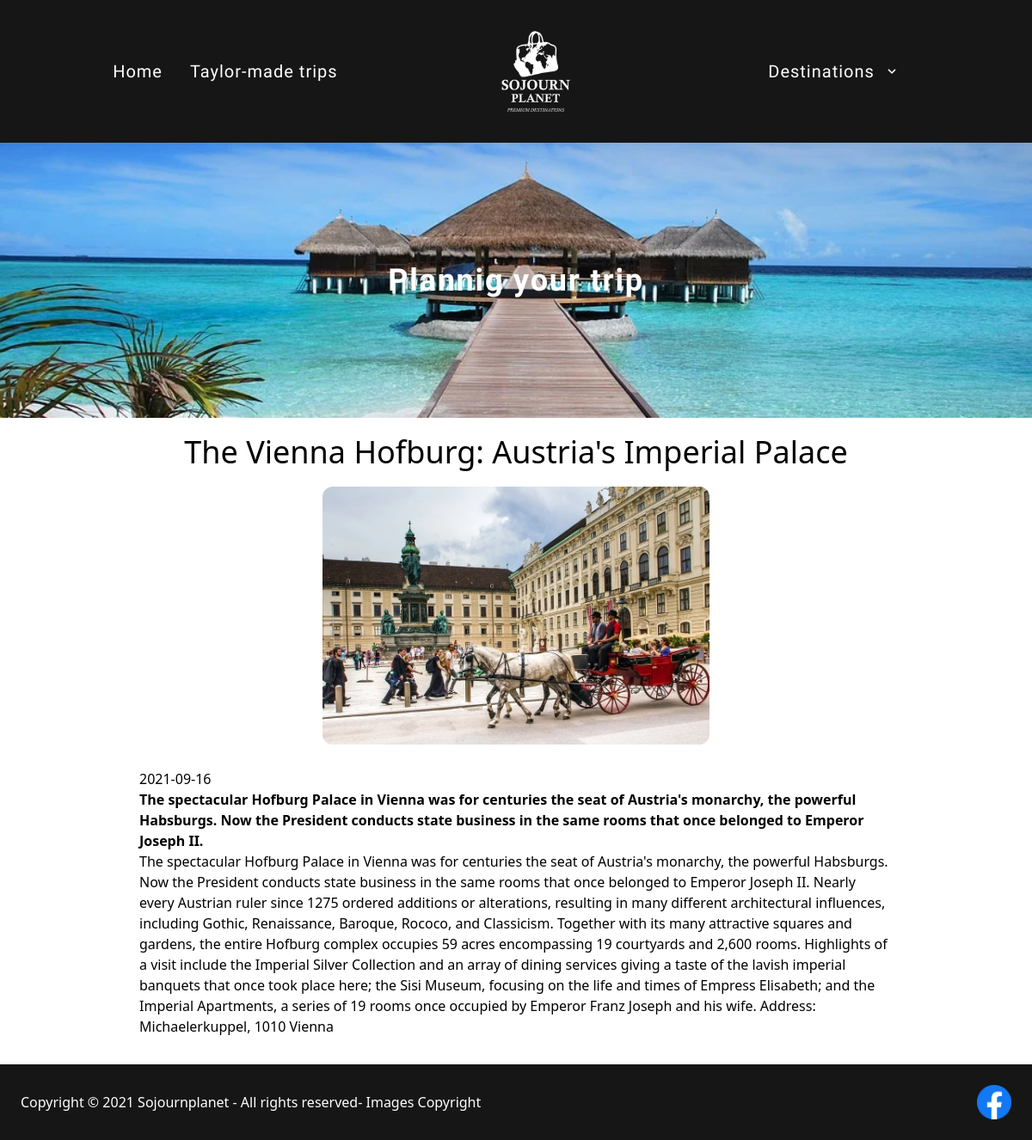
/Post.php?id=1, run on the app's committed database.
### tables this page shows
CREATE TABLE `posts` (
  `id` int(11) NOT NULL,
  `title` varchar(255) NOT NULL,
  `extract` text NOT NULL,
  `body` text NOT NULL,
  `image` varchar(255) NOT NULL,
  `destination_id` int(11) NOT NULL,
  `country_id` int(11) NOT NULL,
  `category_id` int(11) NOT NULL,
  `region_id` int(11) DEFAULT NULL,
  `date` date NOT NULL
);

### config/db.php (called while the page is built)
<?php
	class Connect
	{
		public static function connection(){
			$cnx = new mysqli('localhost', 'root', '', 'travel');
			$cnx->set_charset("utf8");
			return $cnx;
		}
	}
?>

### models/Post.php (called while the page is built, shortened)
<?php
class Post extends Connect{
    private $db;
    public function __construct(){
		$this->db = Connect::connection();
	}
    public function get_post($id) {
		$sql="SELECT * FROM posts WHERE id=".$id;
		$query = $this->db->query($sql);
		$row = $query->fetch_assoc();
		return $row;
    }
}

### Post.php (the view)
<?php include 'templates/header.php';?>
<div class="container w-3/4 mx-auto mt-5">
<div class="flex flex-col justify-start">
<?php
            require 'models/Post.php';
            $id = $_GET['id'];
            $posts = new Post();
            $post = $posts->get_post($id); ?>
             <h1 class="mb-5 text-4xl text-center"><?php echo $post['title'];?></h1>
             <img src="img/<?php echo $post['image'];?>" class="w-1/2 mx-auto rounded-xl" alt="...">
             <div class="flex flex-col justify-start p-3 mt-4">
             <p class=""><?php echo $post['date'];?></p>
             <div>
             <p class="font-bold">
             <?php echo $post['extract'];?>
             </p>
             </div>
             <div>
             <?php echo $post['body'];?>
             </div>
             </div>
</div>
</div>
<?php include 'templates/footer.php';?>

### data on the page
posts: title "The Vienna Hofburg: Austria's Imperial Palace", image (picture), date "2021-09-16", extract "The spectacular Hofburg Palace in Vienna was for centuries the seat of Austria's monarchy, the powerful Habsburgs. Now the President conducts state business in the same rooms that once belonged to Emperor Joseph II.", body "The spectacular Hofburg Palace in Vienna was for centuries the seat of Austria's monarchy, the powerful Habsburgs. Now the President conducts state business in the same rooms that once belonged to Emperor Joseph II. Nearly every Austrian ruler since 1275 ordered additions or alterations, resulting in many different architectural influences, including Gothic, Renaissance, Baroque, Rococo, and Classicism. Together with its many attractive squares and gardens, the entire Hofburg complex occupies 59 acres encompassing 19 courtyards and 2,600 rooms. Highlights of a visit include the Imperial Silver Collection and an array of dining services giving a taste of the lavish imperial banquets that…"
